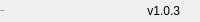
              <widget class="QFrame" name="bottomBar">
               <property name="minimumSize">
                <size>
                 <width>0</width>
                 <height>22</height>
                </size>
               </property>
               <property name="maximumSize">
                <size>
                 <width>16777215</width>
                 <height>22</height>
                </size>
               </property>
               <property name="frameShape">
                <enum>QFrame::NoFrame</enum>
               </property>
               <property name="frameShadow">
                <enum>QFrame::Raised</enum>
               </property>
               <layout class="QHBoxLayout" name="horizontalLayout_5">
                <property name="spacing">
                 <number>0</number>
                </property>
                <property name="leftMargin">
                 <number>0</number>
                </property>
                <property name="topMargin">
                 <number>0</number>
                </property>
                <property name="rightMargin">
                 <number>0</number>
                </property>
                <property name="bottomMargin">
                 <number>0</number>
                </property>
                <item>
                 <widget class="QLabel" name="creditsLabel">
                  <property name="maximumSize">
                   <size>
                    <width>16777215</width>
                    <height>16</height>
                   </size>
                  </property>
                  <property name="font">
                   <font>
                    <family>Segoe UI</family>
                    <pointsize>-1</pointsize>
                    <italic>false</italic>
                    <bold>false</bold>
                   </font>
                  </property>
                  <property name="text">
                   <string>By:Pingan</string>
                  </property>
                  <property name="alignment">
                   <set>Qt::AlignLeading|Qt::AlignLeft|Qt::AlignVCenter</set>
                  </property>
                 </widget>
                </item>
                <item>
                 <widget class="QLabel" name="version">
                  <property name="text">
                   <string>v1.0.3</string>
                  </property>
                  <property name="alignment">
                   <set>Qt::AlignRight|Qt::AlignTrailing|Qt::AlignVCenter</set>
                  </property>
                 </widget>
                </item>
                <item>
                 <widget class="QFrame" name="frame_size_grip">
                  <property name="minimumSize">
                   <size>
                    <width>20</width>
                    <height>0</height>
                   </size>
                  </property>
                  <property name="maximumSize">
                   <size>
                    <width>20</width>
                    <height>16777215</height>
                   </size>
                  </property>
                  <property name="frameShape">
                   <enum>QFrame::NoFrame</enum>
                  </property>
                  <property name="frameShadow">
                   <enum>QFrame::Raised</enum>
                  </property>
                 </widget>
                </item>
               </layout>
              </widget>
